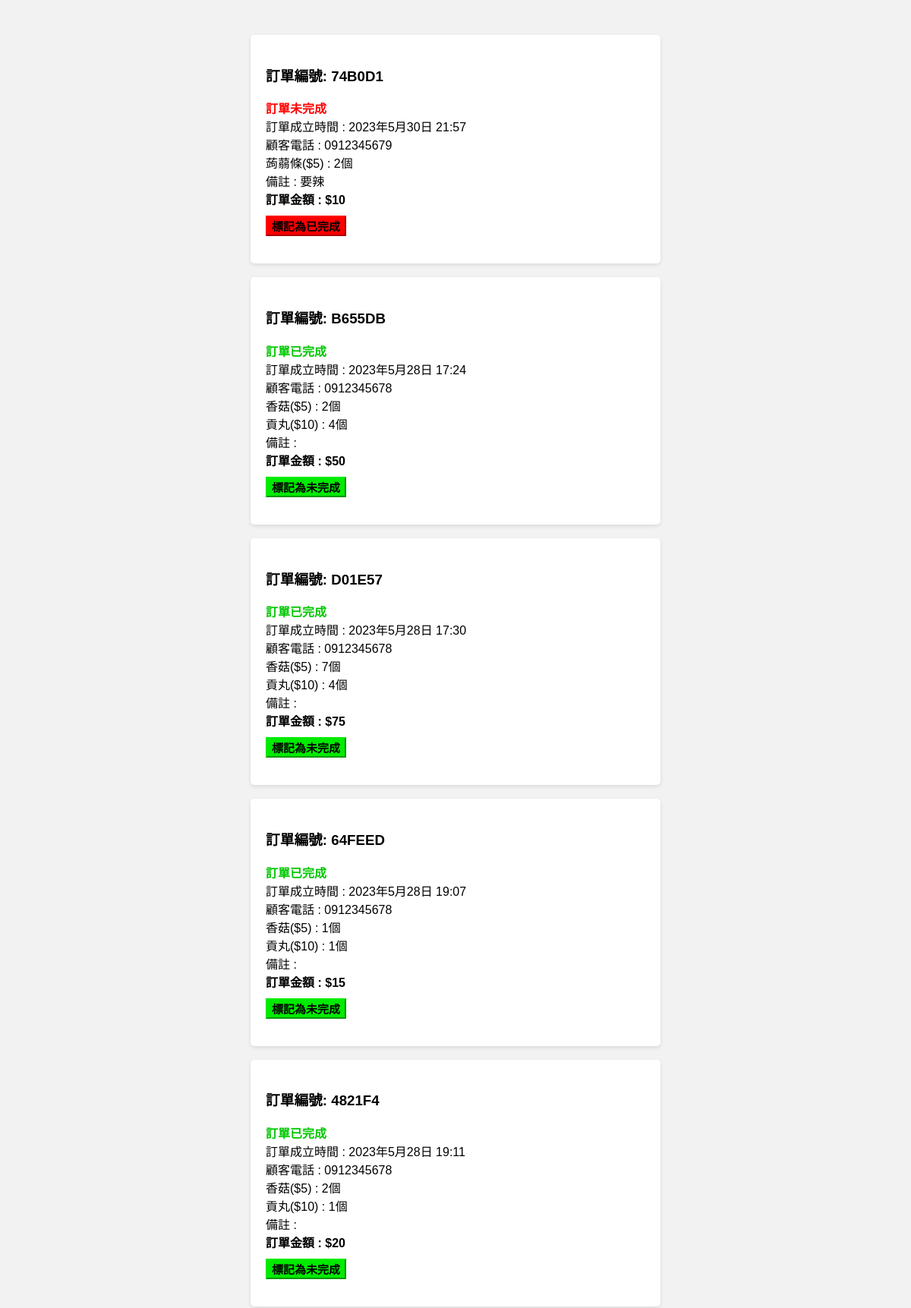
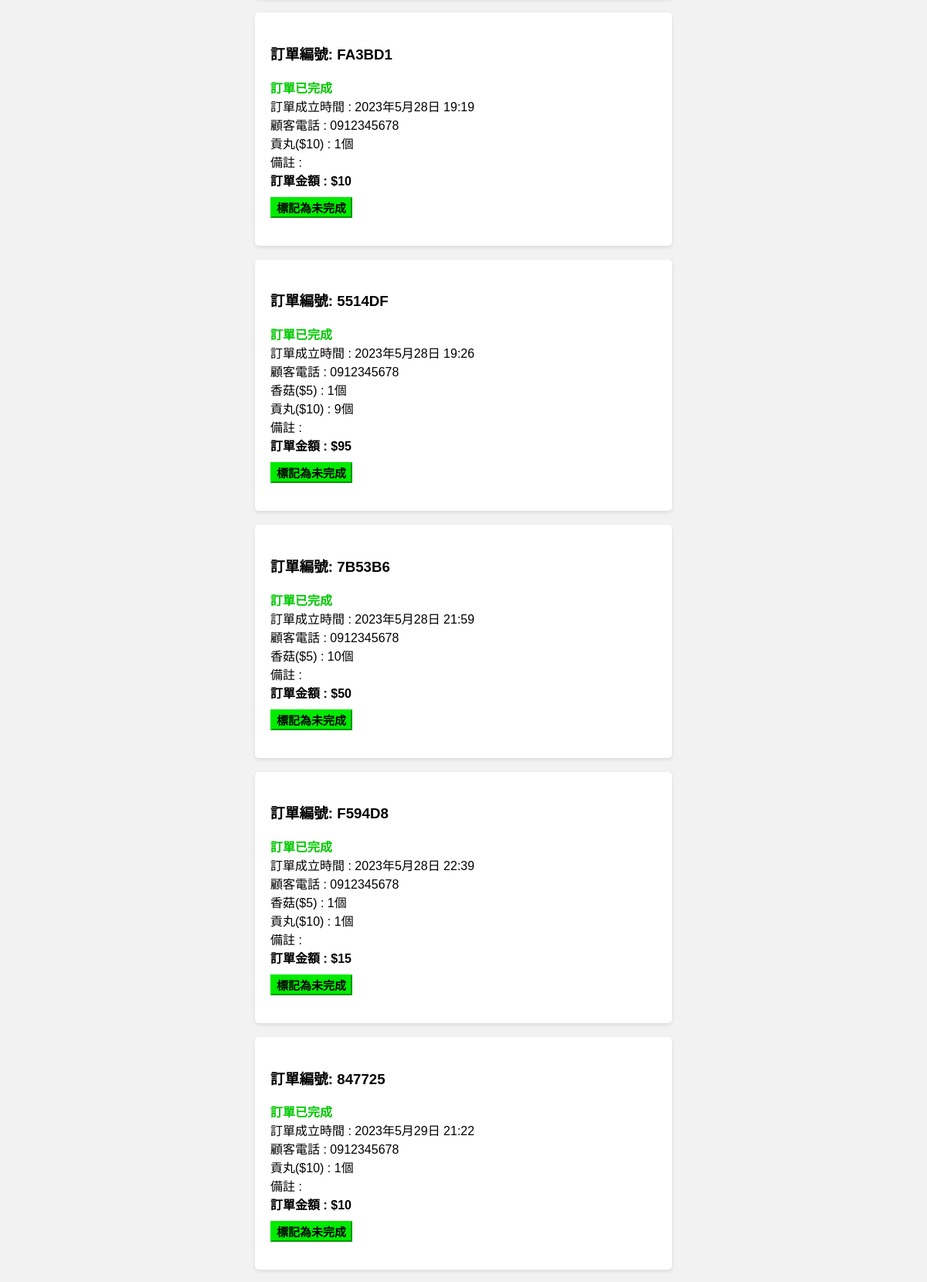
Screenshot of /orders/ (upper part) with the database file from the repository (2 pictures, top to bottom).
### order/models.py (models this page shows, shortened)
class Order(models.Model):
    order_id = models.CharField(max_length=100, unique=True)
    customer_phone = models.CharField(max_length=20)
    total_amount = models.IntegerField(null=True)
    notes = models.TextField(blank=True)
    created_at = models.DateTimeField(default=timezone.now)
    is_completed = models.BooleanField(default=False)

class OrderItem(models.Model):
    order = models.ForeignKey(Order, on_delete=models.CASCADE, related_name='items')
    meal = models.ForeignKey(Meal, on_delete=models.CASCADE)
    quantity = models.PositiveIntegerField()

class Meal(models.Model):
    name = models.CharField(max_length=100)
    price = models.IntegerField()

### order/views.py (the view)
# urls.py: path('orders/', order_list, name='order_list'),
def order_list(request):
    orders = Order.objects.order_by('is_completed', 'created_at')
    return render(request, 'order_list.html', {'orders': orders})

### order/templates/order_list.html (shortened to what this page needs)
{% load static %}
<head>
  <link rel="stylesheet" type="text/css" href="{% static 'styles.css' %}">
</head>
{% for order in orders %}
<div class="ffform">
  <h3>訂單編號: {{ order.order_id }}</h3>
  <span class="{% if order.is_completed %}completed{% else %}not-completed{% endif %}">
    {% if order.is_completed %}
    訂單已完成<br>
    {% else %}
    訂單未完成<br>
    {% endif %}
  </span>
  訂單成立時間 : {{ order.created_at }}<br>
  顧客電話 : {{ order.customer_phone }}<br>
  {% for item in order.items.all %}
  {{ item.meal.name }}(${{ item.meal.price }}) : {{ item.quantity }}個<br>
  {% endfor %}
  備註 : {{order.notes}}<br>
  <b>訂單金額 : ${{ order.total_amount }}</b><br>
  <form method="POST" action="{% url 'update_order' order_id=order.id %}">
    {% if order.is_completed %}
    <input type="submit" value="標記為未完成" class="completed-button">
    {% else %}
    <input type="submit" value="標記為已完成" class="not-completed-button">
    {% endif %}
  </form>
</div>
{% endfor %}

### order/static/styles.css (style rules this page uses)
.completed { color: rgb(0, 200, 0); font-weight: bold; }
.not-completed { color: red; font-weight: bold; }
.completed-button { background-color: rgb(0, 235, 0); border-color: rgb(0, 235, 0); font-weight: bold; margin: 10px 0px 0px 0px; font-size: 15px; }
.not-completed-button { background-color: red; border-color: red; font-weight: bold; margin: 10px 0px 0px 0px; font-size: 15px; }

### order/templates/order_list.html (style rules this page uses)
.ffform { max-width: 500px; margin: 0 auto; background-color: #ffffff; padding: 20px; border-radius: 5px; box-shadow: 0 2px 5px rgba(0, 0, 0, 0.1); }

### rows the page displays
Order: order_id "74B0D1", is_completed "訂單未完成", created_at "2023年5月30日 21:57", customer_phone "0912345679", notes "要辣", total_amount "10"
OrderItem: meal.name "蒟蒻條", meal.price "5", quantity "2"
Order: order_id "B655DB", is_completed "訂單已完成", created_at "2023年5月28日 17:24", customer_phone "0912345678", total_amount "50"
OrderItem: meal.name "香菇", meal.price "5", quantity "2"
OrderItem: meal.name "貢丸", meal.price "10", quantity "4"
Order: order_id "D01E57", is_completed "訂單已完成", created_at "2023年5月28日 17:30", customer_phone "0912345678", total_amount "75"
OrderItem: meal.name "香菇", meal.price "5", quantity "7"
OrderItem: meal.name "貢丸", meal.price "10", quantity "4"
Order: order_id "64FEED", is_completed "訂單已完成", created_at "2023年5月28日 19:07", customer_phone "0912345678", total_amount "15"
OrderItem: meal.name "香菇", meal.price "5", quantity "1"
OrderItem: meal.name "貢丸", meal.price "10", quantity "1"
Order: order_id "4821F4", is_completed "訂單已完成", created_at "2023年5月28日 19:11", customer_phone "0912345678", total_amount "20"
OrderItem: meal.name "香菇", meal.price "5", quantity "2"
OrderItem: meal.name "貢丸", meal.price "10", quantity "1"
Order: order_id "FA3BD1", is_completed "訂單已完成", created_at "2023年5月28日 19:19", customer_phone "0912345678", total_amount "10"
OrderItem: meal.name "貢丸", meal.price "10", quantity "1"
Order: order_id "5514DF", is_completed "訂單已完成", created_at "2023年5月28日 19:26", customer_phone "0912345678", total_amount "95"
OrderItem: meal.name "香菇", meal.price "5", quantity "1"
OrderItem: meal.name "貢丸", meal.price "10", quantity "9"
Order: order_id "7B53B6", is_completed "訂單已完成", created_at "2023年5月28日 21:59", customer_phone "0912345678", total_amount "50"
OrderItem: meal.name "香菇", meal.price "5", quantity "10"
Order: order_id "F594D8", is_completed "訂單已完成", created_at "2023年5月28日 22:39", customer_phone "0912345678", total_amount "15"
OrderItem: meal.name "香菇", meal.price "5", quantity "1"
OrderItem: meal.name "貢丸", meal.price "10", quantity "1"
Order: order_id "847725", is_completed "訂單已完成", created_at "2023年5月29日 21:22", customer_phone "0912345678", total_amount "10"
OrderItem: meal.name "貢丸", meal.price "10", quantity "1"
